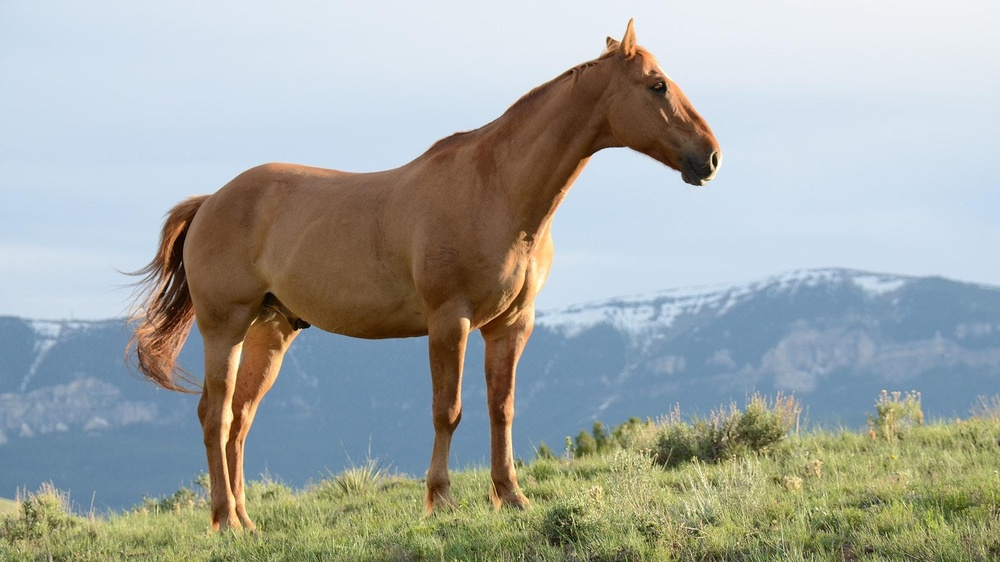
#> input picture 边缘检测/锐化/horse.jpg, 1000 x 562 px, shrunk from 1920 x 1080 before the run
$ python '拉普拉斯锐化.py'   (older library calls are emulated)
#> lines starting #> are read from the running program, lines starting #| are printed output that depends on the picture
import cv2
import numpy as np
import os

# 读取图像并转换为灰度图像
input_path = "horse.jpg"
color_image = cv2.imread(input_path)
#> color_image is the input picture: shape (562, 1000, 3); mean B, G, R 163.3, 167.9, 162.6

if color_image is None:
    print(f"Error: Unable to open image file at {input_path}")
else:
    # 确保 "Results" 目录存在
    output_dir = "Results"
    os.makedirs(output_dir, exist_ok=True)

    # 转换为灰度图像
    gray_image = cv2.cvtColor(color_image, cv2.COLOR_BGR2GRAY)
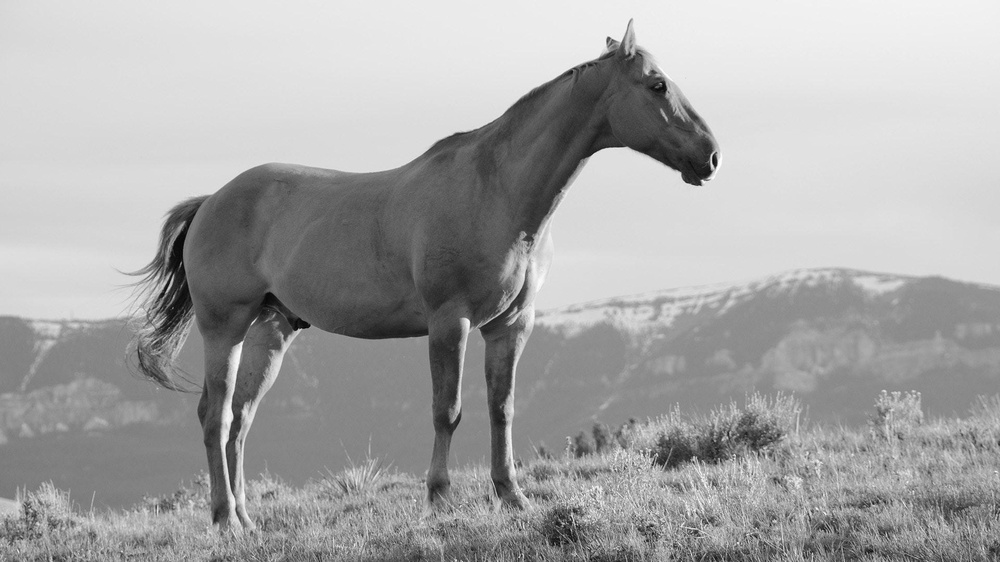
#> gray_image: shape (562, 1000); min 0, max 254, mean 165.8

    # 定义拉普拉斯算子卷积核
    laplacian_kernel = np.array([[0, -1, 0],
                                 [-1, 4, -1],
                                 [0, -1, 0]])

    # 使用拉普拉斯算子计算图像的二阶导数
    """
     cv2.filter2D() 是 OpenCV 中用于对图像进行卷积操作的函数。它可以应用自定义的卷积核来对图像进行滤波
     """
    laplacian = cv2.filter2D(gray_image, cv2.CV_64F, laplacian_kernel)
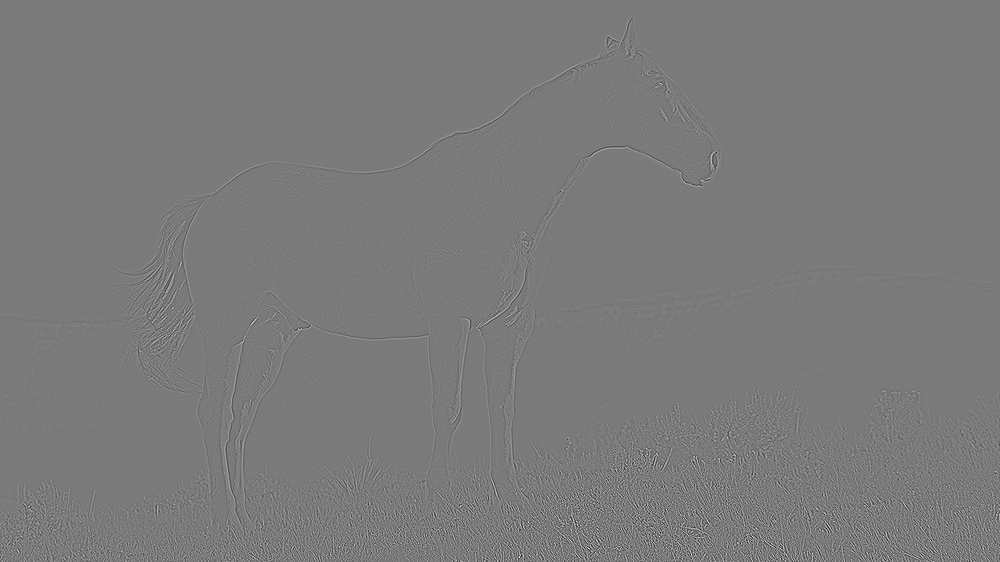
#> laplacian: shape (562, 1000) float64; min -389, max 418, mean 0; drawn with min black and max white
    laplacian = np.clip(laplacian, 0, 255).astype(np.uint8)
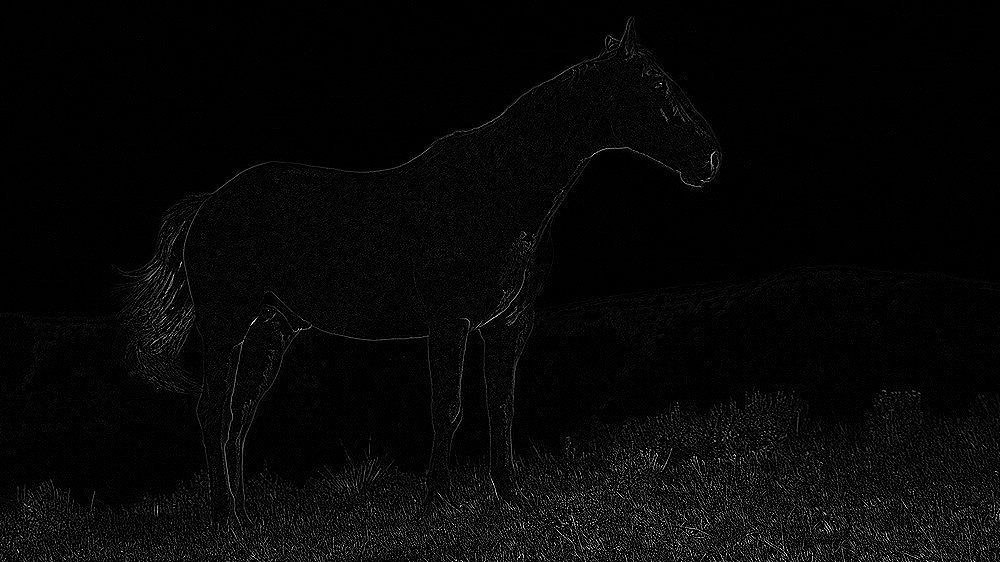
#> laplacian: shape (562, 1000); min 0, max 255, mean 6.7

    # 将结果加回原始灰度图像，得到锐化后的灰度图像
    """
     设置权重为1和-1的原因如下：
     权重1：保留原始图像的信息。
     权重-1：对拉普拉斯算子处理后的图像取反，使其与原始图像叠加时突出边缘细节。
     结果：增强图像边缘，达到锐化效果
     """
    sharp_gray_image = cv2.addWeighted(gray_image, 1, laplacian, -1, 0)
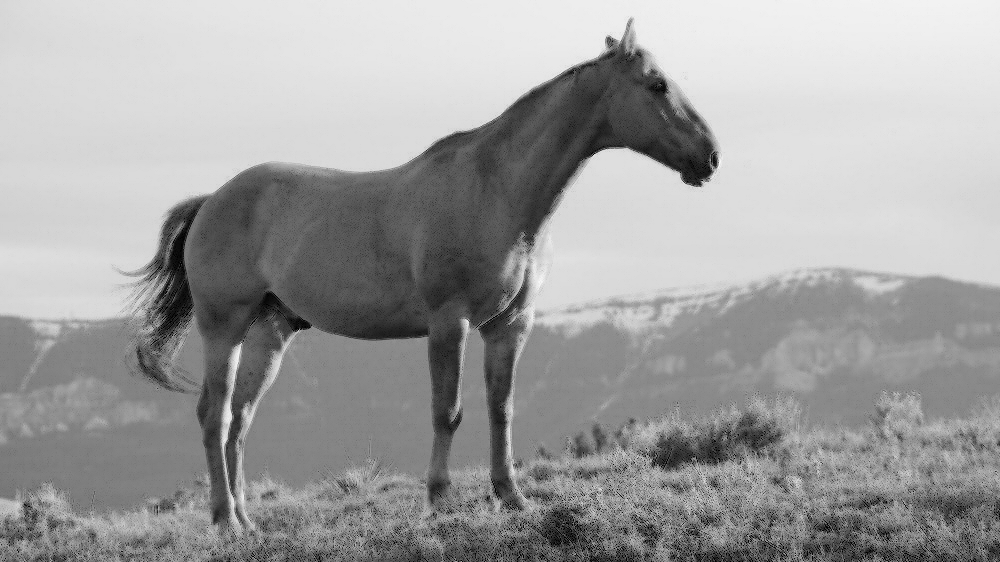
#> sharp_gray_image: shape (562, 1000); min 0, max 251, mean 159.1

    # 将锐化后的灰度图像转换回彩色图像
    sharp_color_image = cv2.cvtColor(sharp_gray_image, cv2.COLOR_GRAY2BGR)
    """
    不直接使用锐化后的灰度图像转换回的彩色图像的原因在于：
       保留色彩信息：直接转换可能会导致色彩失真或不自然。
       平衡效果：通过融合原彩色图像和锐化后的图像，可以更好地保留原有的色彩信息，同时增强图像的细节和清晰度
    """
    # 替换彩色原图中的亮度通道，保留色彩信息
    sharp_color_image = cv2.addWeighted(color_image, 0.5, sharp_color_image, 0.5, 0)
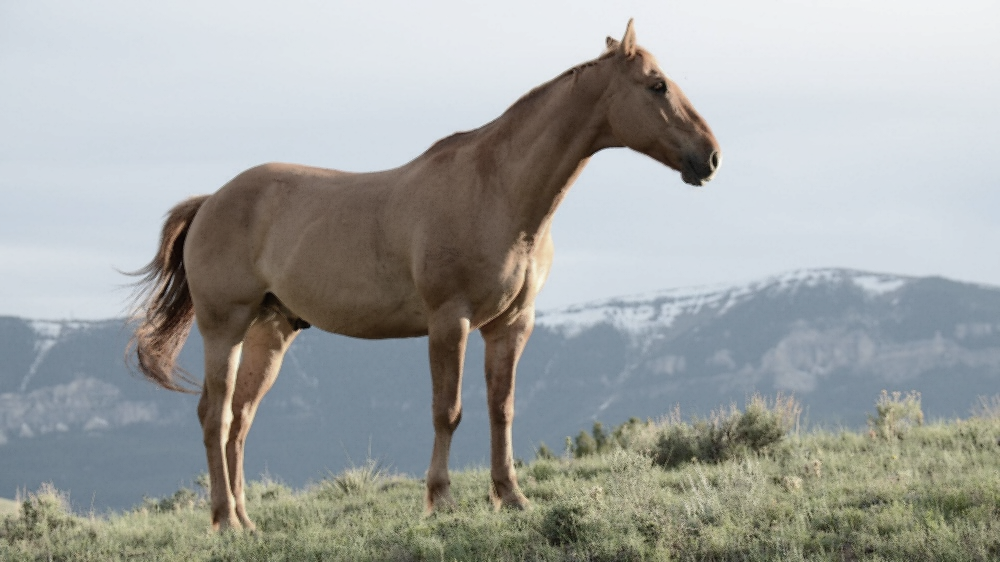
#> sharp_color_image: shape (562, 1000, 3); mean B, G, R 161.2, 163.5, 160.8

    # 保存原始图像和锐化后的图像
    cv2.imwrite(os.path.join(output_dir, "original_horse.jpg"), color_image)
    cv2.imwrite(os.path.join(output_dir, "sharp_horse.jpg"), sharp_color_image)

    # 显示结果
    cv2.imshow('Sharp Color Image', sharp_color_image)
    cv2.waitKey(0)
    cv2.destroyAllWindows()
